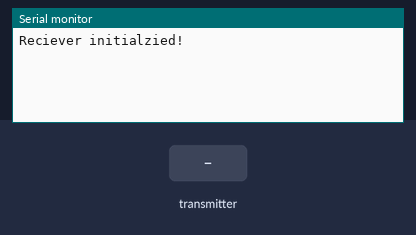
Recording of a sketch running on a simulated Arduino Uno, built with avr-gcc and run on an emulated ATmega328P. Parts: the last lines printed to the serial monitor. The test bench sets the inputs (shaded band). No radio packets arrive unless stated.

Above: at 1.2 s.
1.3 s: the transmitter starts sending dataRecieved = 0
At 1.37 s:
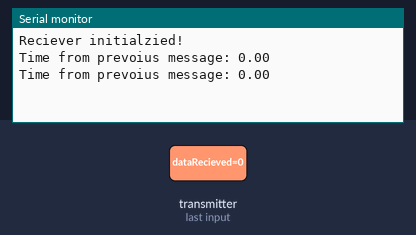
3.2 s: the transmitter starts sending dataRecieved = 25
At 3.22 s:
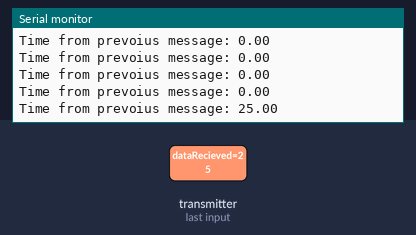

The sketch:

Odbiornik_uno_nr24.ino
```cpp
// Recieverr Code
#include <SPI.h>
#include "RF24.h"

RF24 radio(9, 10); // Pins on arduino uno : D9 (CE) D10 (SS/ CSN)
const uint64_t pipeName = 0x123456789ABC; // Code for pairing
double dataRecieved; // Data to transmite
double previous=0;

void setup() {
  // put your setup code here, to run once:
  Serial.begin(9600);
  radio.begin();
  radio.setPALevel(RF24_PA_LOW);
  radio.setChannel(110);
  radio.openReadingPipe(1, pipeName);
  radio.startListening();
  Serial.println("Reciever initialzied!");
}

void loop() {
  // put your main code here, to run repeatedly:
  radio.startListening();
  if (radio.available())
  {
    while (radio.available())
    {
      radio.read(&dataRecieved, sizeof(dataRecieved));
    }
    radio.stopListening();
    Serial.print("Time from prevoius message: ");
    Serial.println(dataRecieved - previous);
    previous = dataRecieved;
  }

}
```

Measured:
- after the input at 1.3 s, the serial monitor: prints a new line at once (image 1)
- after the input at 3.2 s, the serial monitor: prints a new line at once (image 2)
